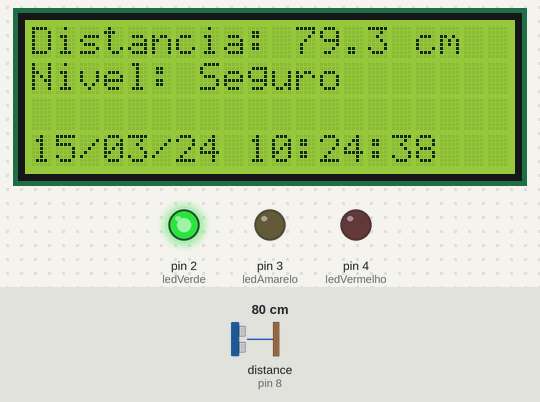
This sketch was run on a simulated Arduino Uno, built with avr-gcc and run on an emulated ATmega328P. Shown: 20×4 character LCD, output pins drawn as LEDs (lit = HIGH). Wiring (inferred from the names in the program): ultrasonic range finder: trigger pin 9; echo pin 8. Inputs (shaded band) come from the test bench; at power-on: distance to the obstacle (sensor on pin 8) 80 cm. The echo pulse lasts 58.3 µs per cm; the local clock reads 2024-03-15 10:24:30 at power-on unless the sketch sets it; pins used as bus, display or sensor lines are not drawn; what the sketch prints to the serial monitor is not drawn.

Above: at 9.7 s.
9.8 s: distance to the obstacle (sensor on pin 8) set to 146 cm
At 16.8 s:
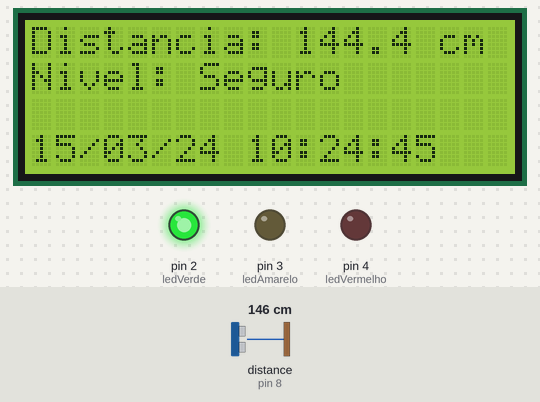
17.1 s: distance to the obstacle (sensor on pin 8) set to 156 cm
At 23.4 s:
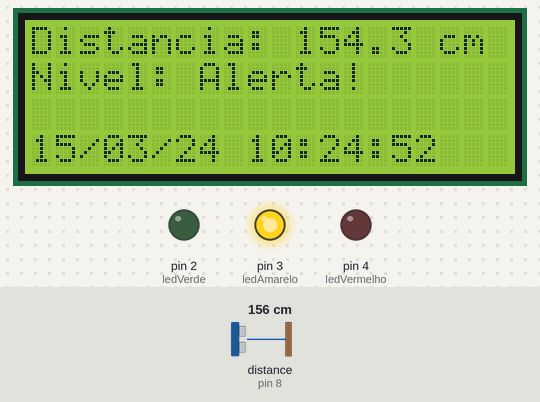
24.2 s: distance to the obstacle (sensor on pin 8) set to 197 cm
At 31.0 s:
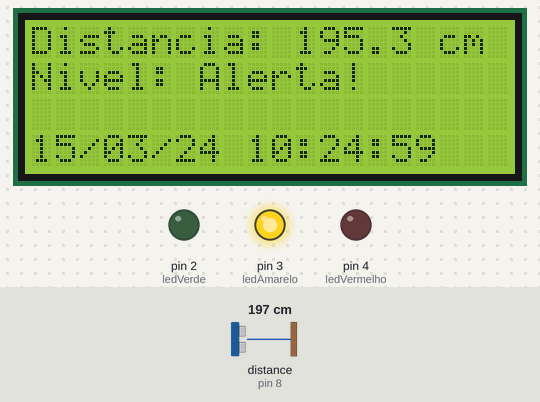
31.3 s: distance to the obstacle (sensor on pin 8) set to 206 cm
At 38.4 s:
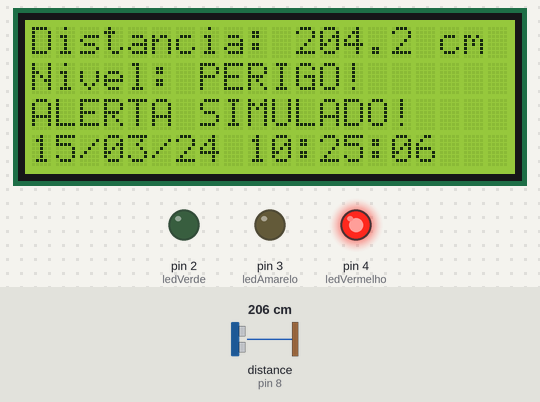
Timing chart, 0 to 39.9 s (numbered marks = the images above; inputs shaded):
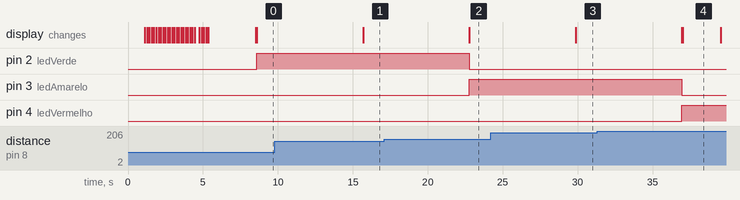

Measured:
- the behaviour switches between 151 and 152 cm on distance to the obstacle (sensor on pin 8) (found by bisection; images 1 and 2)
- the behaviour switches between 201 and 202 cm on distance to the obstacle (sensor on pin 8) (found by bisection; images 3 and 4)
- after the input at 9.8 s, the display: changes after 5.9 s (image 1)
- after the input at 17.1 s, pin 2 (ledVerde): HIGH → LOW after 5.7 s; pin 3 (ledAmarelo): LOW → HIGH after 5.7 s; the display: changes after 5.7 s (image 2)
- after the input at 24.2 s, the display: changes after 5.7 s (image 3)
- after the input at 31.3 s, pin 3 (ledAmarelo): HIGH → LOW after 5.7 s; pin 4 (ledVermelho): LOW → HIGH after 5.7 s; the display: first changes after 5.7 s (image 4 shows a later state)

The sketch:

aqua_defend_v1.ino
```cpp
/*********
 * AquaDefend - Sistema de Monitoramento de Nível de Água com Alerta Simulado
 *
 * Versão: 4.6 (Wokwi - Logo Estático + Anim Texto + Sim Serial Limpo + Ajuste Status)
 * Autor: Diogo, Pedro e Lorenzo
 * Data: 30/05/2025
 *
 * Descrição:
 * Este projeto utiliza um Arduino UNO para monitorar o nível da água usando um sensor
 * ultrassônico HC-SR04. O nível é exibido em um display LCD I2C 20x4, juntamente
 * com a data e hora atuais obtidas de um módulo RTC DS1307. LEDs indicam o status
 * do nível (Seguro, Alerta, Perigo). Ao atingir o nível de Perigo, o sistema
 * simula o envio de um alerta para uma central (ex: Defesa Civil) e para um mapa
 * online, exibindo os detalhes da comunicação no Serial Monitor.
 * A inicialização inclui a exibição de um logo customizado e uma animação de texto.
 *********/

// --- Bibliotecas ---
#include <Wire.h>              // Necessária para comunicação I2C (LCD e RTC)
#include <LiquidCrystal_I2C.h> // Biblioteca para o Display LCD com módulo I2C
#include <RTClib.h>            // Biblioteca para o Módulo RTC (DS1307/DS3231)

// --- Definições de Pinos ---
// Sensor Ultrassônico
#define trigPin 9       // Pino de Trigger do HC-SR04
#define echoPin 8       // Pino de Echo do HC-SR04

// LEDs de Status
#define ledVerde 2     // Pino para o LED Verde (Nível Seguro)
#define ledAmarelo 3   // Pino para o LED Amarelo (Nível de Alerta)
#define ledVermelho 4    // Pino para o LED Vermelho (Nível de Perigo)

// --- Configuração dos Módulos ---
// Inicializa o LCD I2C: Endereço 0x27, 20 colunas, 4 linhas
LiquidCrystal_I2C lcd(0x27, 20, 4);
// Inicializa o objeto RTC para o modelo DS1307
RTC_DS1307 rtc;

// --- Variáveis Globais ---
long duration;          // Armazena a duração do pulso do sensor HC-SR04 (microsegundos)
float distance;         // Armazena a distância calculada (em centímetros)
char timestampBuffer[20]; // Buffer para armazenar a string formatada de data/hora
boolean perigoState = false; // Flag para controlar se o alerta de perigo já foi enviado (evita envios repetidos)

// --- Definições dos Caracteres Customizados (LOGO DO USUÁRIO 3x2) ---
// Array de bytes definindo os pixels de cada caractere customizado (5x8 pixels)
// Estes foram fornecidos pelo usuário.
byte name0x7[] = { B00011, B00100, B01000, B10000, B10000, B10000, B10001, B10001 }; // Parte Superior Esquerda
byte name0x8[] = { B11111, B00000, B00100, B01010, B10001, B10001, B00000, B00000 }; // Parte Superior Meio
byte name0x9[] = { B11000, B00100, B00010, B00001, B00001, B00001, B10001, B10001 }; // Parte Superior Direita
byte name1x7[] = { B10001, B10001, B10001, B10000, B10000, B01000, B00100, B00011 }; // Parte Inferior Esquerda
byte name1x8[] = { B00000, B00000, B00000, B10001, B01110, B00000, B00000, B11111 }; // Parte Inferior Meio
byte name1x9[] = { B10001, B10001, B10001, B00001, B00001, B00010, B00100, B11000 }; // Parte Inferior Direita

// --- Constantes para Simulação de API ---
const char* API_HOST = "api.aquadefend.sim"; // Host fictício para simulação de envio
const char* API_ENDPOINT = "/alerta";      // Endpoint fictício para simulação de envio

// --- Protótipos de Funções ---
// Declaração das funções que serão definidas posteriormente
void getTimestamp();
void sendSerialAlertSimulation(const char* alertMessage);
void runStartupSequence();

// --- Função setup() ---
// Executada uma vez quando o Arduino é ligado ou resetado
void setup() {
  // Inicializa a comunicação serial (para debug e simulação de alerta)
  Serial.begin(115200);
  while (!Serial) { ; } // Espera a porta serial conectar (necessário para alguns Arduinos)
  Serial.println(F("\nIniciando AquaDefend V1.0."));

  // Configura os pinos dos LEDs e do sensor como OUTPUT ou INPUT
  pinMode(trigPin, OUTPUT);
  pinMode(echoPin, INPUT);
  pinMode(ledVerde, OUTPUT);
  pinMode(ledAmarelo, OUTPUT);
  pinMode(ledVermelho, OUTPUT);
  Serial.println(F("- Pinos configurados."));

  // Inicializa o LCD, liga o backlight e limpa a tela
  lcd.init();
  lcd.backlight();
  lcd.clear();
  Serial.println(F("- LCD I2C 20x4 inicializado."));

  // Cria os caracteres customizados na memória do LCD
  // Associa cada array de bytes a um índice (1 a 6)
  lcd.createChar(1, name0x7);
  lcd.createChar(2, name0x8);
  lcd.createChar(3, name0x9);
  lcd.createChar(4, name1x7);
  lcd.createChar(5, name1x8);
  lcd.createChar(6, name1x9);
  Serial.println(F("- Caracteres customizados, criados."));

  // Inicializa o módulo RTC
  if (!rtc.begin()) {
    Serial.println(F("ERRO: RTC nao encontrado! Verifique as conexoes I2C (A4/A5)."));
    lcd.setCursor(0,0);
    lcd.print(F("Erro RTC!"));
    while (1) delay(10); // Trava a execução se o RTC não for encontrado
  }
  Serial.println(F("- RTC DS1307 inicializado."));

  // Ajuste inicial da hora do RTC (se necessário)
  // Remova o comentário da linha abaixo e ajuste a data/hora na primeira vez que rodar
  // Exemplo: rtc.adjust(DateTime(ANO, MES, DIA, HORA, MINUTO, SEGUNDO));
  // rtc.adjust(DateTime(2025, 5, 30, 19, 40, 0));

  // --- Executa a Sequência de Inicialização (Logo Estático + Texto Animado) ---
  runStartupSequence();

  Serial.println(F("Setup concluido. Iniciando loop principal."));
}

// --- Função da Sequência de Inicialização ---
// Exibe o logo e os textos iniciais no LCD
void runStartupSequence() {
  Serial.println(F("- Iniciando sequencia de inicializacao..."));
  lcd.clear();

  // Define as posições para centralizar o logo e os textos
  int logoCol = 8; // Coluna inicial do logo (8 para centralizar 3 caracteres em 20 colunas)
  int logoRow = 1; // Linha inicial do logo (1 para centralizar 2 linhas em 4)
  int textCol = 5; // Coluna inicial do título "AquaDefend" (5 para centralizar 10 caracteres)
  int sloganCol = 0; // Coluna inicial do slogan "Monitoramento Nivel"
  const char* title = "AquaDefend";
  const char* slogan = "Monitoramento Nivel";

  // 1. Desenha o logo estático no centro do LCD
  lcd.setCursor(logoCol, logoRow);     lcd.write(1); // Exibe o caractere customizado 1
  lcd.setCursor(logoCol + 1, logoRow); lcd.write(2); // Exibe o caractere customizado 2
  lcd.setCursor(logoCol + 2, logoRow); lcd.write(3); // Exibe o caractere customizado 3
  lcd.setCursor(logoCol, logoRow + 1); lcd.write(4); // Exibe o caractere customizado 4
  lcd.setCursor(logoCol + 1, logoRow + 1); lcd.write(5); // Exibe o caractere customizado 5
  lcd.setCursor(logoCol + 2, logoRow + 1); lcd.write(6); // Exibe o caractere customizado 6
  delay(1000); // Pausa curta (1 segundo) após exibir o logo

  // 2. Revela o título (letra por letra)
  lcd.setCursor(textCol, 0); // Posiciona o cursor para o título na linha 0
  for (int i = 0; i < strlen(title); i++) { // Itera sobre cada caractere do título
    lcd.print(title[i]); // Imprime o caractere atual
    delay(150); // Pequena pausa entre as letras para efeito de digitação
  }

  // 3. Revela o slogan (letra por letra)
  lcd.setCursor(sloganCol, 3); // Posiciona o cursor para o slogan na linha 3
  for (int i = 0; i < strlen(slogan); i++) { // Itera sobre cada caractere do slogan
    lcd.print(slogan[i]); // Imprime o caractere atual
    delay(150); // Pequena pausa entre as letras
  }

  delay(3000); // Pausa longa (3 segundos) para visualização da tela completa
  lcd.clear(); // Limpa o LCD antes de iniciar o monitoramento
  Serial.println(F("- Sequencia de inicializacao concluida."));
}


// --- Função getTimestamp() ---
// Obtém a data e hora atuais do RTC e formata em uma string
void getTimestamp() {
  DateTime now = rtc.now(); // Lê a data/hora atual do módulo RTC
  // Formata a data/hora no buffer: DD/MM/AA HH:MM:SS
  sprintf(timestampBuffer, "%02d/%02d/%02d %02d:%02d:%02d",
          now.day(), now.month(), now.year() % 100, // Dia, Mês, Ano (últimos 2 dígitos)
          now.hour(), now.minute(), now.second());   // Hora, Minuto, Segundo
}

// --- Função sendSerialAlertSimulation() ---
// Imprime no Serial Monitor uma simulação de requisição HTTP POST
void sendSerialAlertSimulation(const char* alertMessage) {
  Serial.println(F("\n!!!!!!!!!!!!!!!!!!!!!!!!!!!!!!!!!!!!!!!!!!!!!!!!!!!!!!!!!!!!"));
  Serial.println(F(">>> SIMULANDO ENVIO HTTP PARA api.aquadefend <<<"));
  getTimestamp(); // Atualiza o timestamp para o momento do alerta

  // Monta o corpo da requisição JSON (exemplo)
  String postData = "{\"timestamp\":\"" + String(timestampBuffer) + "\", \"message\":\"" + String(alertMessage) + "\"}";

  // Imprime a simulação da requisição HTTP
  Serial.println(F("POST /alerta HTTP/1.1"));
  Serial.print(F("Host: ")); Serial.println(API_HOST);
  Serial.println(F("Content-Type: application/json"));
  Serial.print(F("Content-Length: ")); Serial.println(postData.length());
  Serial.println(); // Linha em branco obrigatória entre cabeçalho e corpo
  Serial.println(postData); // Corpo da requisição
  Serial.println(F("------------------------------------------------------------"));
  // Mensagens adicionais simulando comunicação com outros órgãos/sistemas
  Serial.println(F("[SIM] Comunicado enviado para Defesa Civil SP (199)."));
  Serial.println(F("[SIM] Comunicado enviado para atualizacao do mapa em www.aquadefend/mapa."));
  Serial.println(F(">>> FIM DA SIMULACAO DE ENVIO <<<"));
  Serial.println(F("!!!!!!!!!!!!!!!!!!!!!!!!!!!!!!!!!!!!!!!!!!!!!!!!!!!!!!!!!!!!\n"));
}

// --- Função loop() ---
// Executada repetidamente após o setup()
void loop() {
  // 1. Medição da Distância com HC-SR04
  digitalWrite(trigPin, LOW); // Garante que o pino Trig esteja em nível baixo
  delayMicroseconds(2);
  digitalWrite(trigPin, HIGH); // Envia um pulso de 10 microsegundos no pino Trig
  delayMicroseconds(10);
  digitalWrite(trigPin, LOW);

  // Lê a duração do pulso de retorno no pino Echo (em microsegundos)
  // Timeout de 25000 microsegundos (25ms) para evitar travamentos se não houver retorno
  duration = pulseIn(echoPin, HIGH, 25000);

  // Calcula a distância em centímetros
  // Fórmula: (duração * velocidade_som / 2)
  // Velocidade do som ~ 0.034 cm/microsegundo
  // Divide por 2 porque o tempo medido é de ida e volta do som
  // Se duration for 0 (timeout), define distance como -1 para indicar erro
  distance = (duration > 0) ? (duration * 0.034) / 2 : -1;

  // 2. Debug no Serial Monitor
  getTimestamp(); // Atualiza a data/hora
  Serial.print(timestampBuffer); // Imprime data/hora
  Serial.print(F(" - Dist: "));
  if (distance == -1) {
    Serial.print(F("Erro/Timeout")); // Informa erro na leitura do sensor
  } else {
    Serial.print(distance, 1); // Imprime a distância com 1 casa decimal
    Serial.print(F(" cm"));
  }

  // 3. Atualização do Display LCD 20x4
  // Linha 0: Distância
  lcd.setCursor(0, 0);
  lcd.print(F("Distancia:          ")); // Limpa a área da distância anterior
  lcd.setCursor(11, 0);
  if (distance == -1) {
    lcd.print(F("Erro Sens")); // Mostra erro no LCD
  } else {
    lcd.print(distance, 1); // Mostra a distância
    lcd.print(F(" cm   ")); // Adiciona "cm" e espaços para limpar o resto
  }

  // Linha 1: Nível
  lcd.setCursor(0, 1);
  lcd.print(F("Nivel:              ")); // Limpa a área do nível anterior
  lcd.setCursor(7, 1); // Posição para exibir o status do nível

  // Linha 3: Timestamp
  lcd.setCursor(0, 3);
  lcd.print(timestampBuffer); // Mostra data/hora atual
  lcd.print(F("   ")); // Limpa o restante da linha

  // 4. Lógica de Status (LEDs, Mensagem LCD, Alerta)
  // Apaga todos os LEDs antes de verificar o status atual
  digitalWrite(ledVerde, LOW);
  digitalWrite(ledAmarelo, LOW);
  digitalWrite(ledVermelho, LOW);

  const char* statusMessage = ""; // Mensagem para o Serial Monitor
  boolean currentPerigo = false; // Flag para indicar se o nível atual é de perigo
  const char* lcdStatus = "";   // Mensagem para o LCD

  // Define o status baseado na distância medida
  if (distance == -1) {
    // Caso de erro na leitura do sensor
    lcdStatus = "Falha Sensor";
    statusMessage = "Falha no Sensor";
    perigoState = false; // Reseta o estado de perigo se o sensor falhar
  } else if (distance < 150) {
    // Nível Seguro (0-149 cm)
    digitalWrite(ledVerde, HIGH);
    lcdStatus = "Seguro   ";
    statusMessage = "Nivel Seguro";
    perigoState = false; // Reseta o estado de perigo
  } else if (distance >= 150 && distance < 200) {
    // Nível de Alerta (150-199 cm) - AJUSTADO
    digitalWrite(ledAmarelo, HIGH);
    lcdStatus = "Alerta!  "; // AJUSTADO de "Atencao! "
    statusMessage = "Nivel de Alerta"; // AJUSTADO de "Nivel de Atencao"
    perigoState = false; // Reseta o estado de perigo
  } else {
    // Nível de Perigo (200+ cm)
    digitalWrite(ledVermelho, HIGH);
    lcdStatus = "PERIGO!  ";
    statusMessage = "Nivel de PERIGO";
    currentPerigo = true; // Define a flag de perigo atual
  }

  // Exibe o status do nível no LCD
  lcd.setCursor(7, 1);
  lcd.print(lcdStatus);

  // Lógica para simular o envio de alerta
  // O alerta só é enviado na TRANSIÇÃO para o estado de PERIGO
  if (currentPerigo && !perigoState) {
    perigoState = true; // Marca que o alerta foi (simulado) enviado para este evento

    // Monta a mensagem específica do alerta
    char alertLogBuffer[30];
    dtostrf(distance, 4, 1, alertLogBuffer + 15); // Converte a distância float para string
    sprintf(alertLogBuffer, "PERIGO! Dist: %s cm", alertLogBuffer + 15);

    // Chama a função que simula o envio do alerta no Serial Monitor
    sendSerialAlertSimulation(alertLogBuffer);

    // Mostra uma mensagem temporária no LCD indicando o alerta
    lcd.setCursor(0, 2);
    lcd.print(F("ALERTA SIMULADO!    "));
    delay(2500); // Mantém a mensagem por 2.5 segundos
    lcd.setCursor(0, 2);
    lcd.print(F("                    ")); // Limpa a linha 2 do LCD
  }

  // Imprime o status final no Serial Monitor
  Serial.print(F(" - Status: "));
  Serial.println(statusMessage);

  // Pausa principal do loop (7 segundos entre cada leitura)
  delay(7000);
}
```
